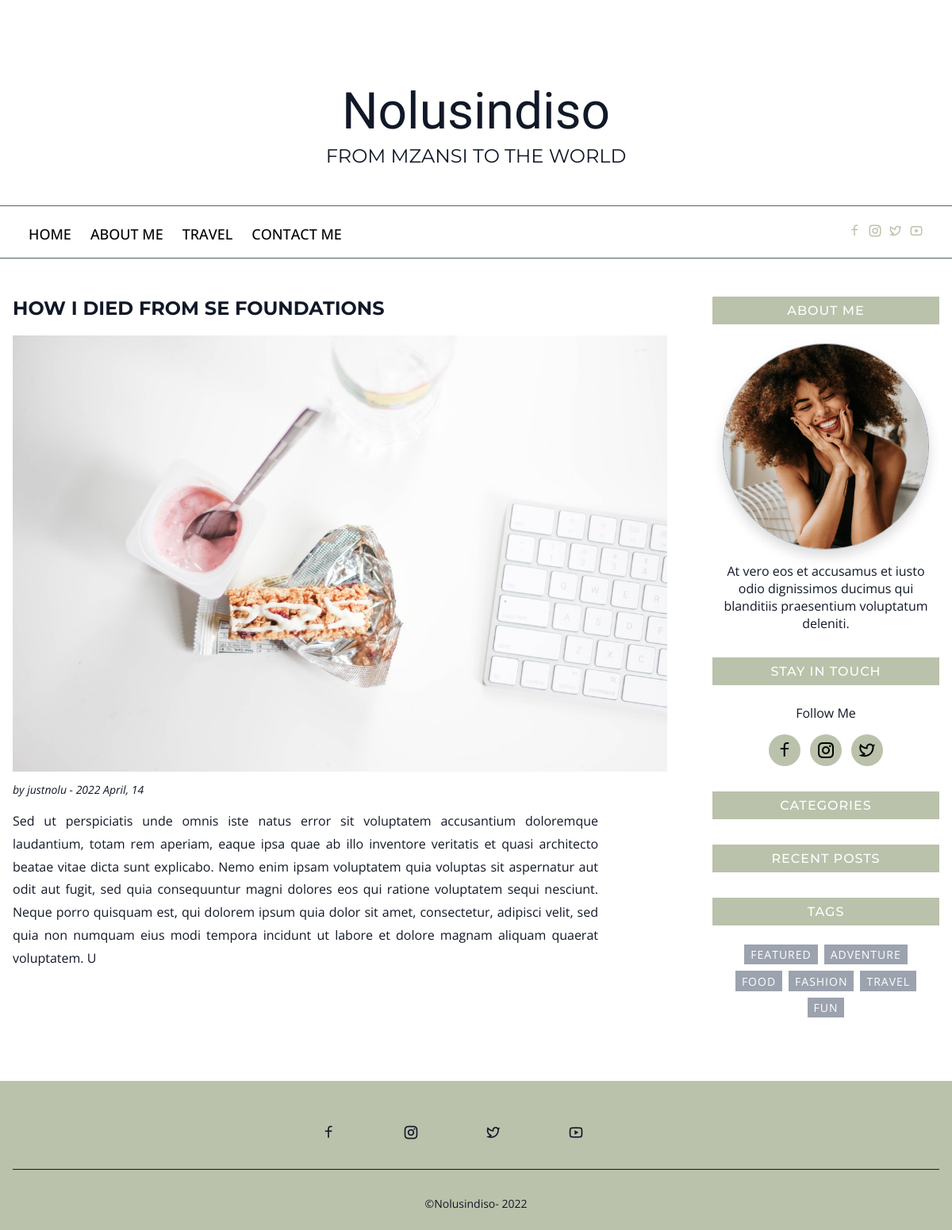
Page /post/1/how-i-died-from-se-foundations on the committed database.
### myblog/models.py (models this page shows, shortened)
class Post(db.Model):
    id = db.Column(db.Integer, primary_key=True, autoincrement=True)
    slug = db.Column(db.String(180), nullable=False)
    title = db.Column(db.String(180), nullable=False)
    body = db.Column(db.Text, nullable=False)
    comments = db.Column(db.Integer, default=0)
    views = db.Column(db.Integer, default=0)
    image=db.Column(db.String(120), default='image.jpg')
    user_id = db.Column(db.Integer, db.ForeignKey('user.id'), nullable=False)
    author = db.relationship('User',backref=db.backref('author', lazy=True))
    pub_date = db.Column(db.DateTime, nullable=False,default=datetime.utcnow)

class User(db.Model,UserMixin):
    id = db.Column(db.Integer, primary_key=True, autoincrement=True)
    name = db.Column(db.String(80), unique=False, nullable=False)
    username = db.Column(db.String(80), unique=True, nullable=False)
    email = db.Column(db.String(120), unique=True, nullable=False)
    password = db.Column(db.String(150))

### myblog/routes.py (the view)
@app.route ('/post/<int:post_id>/<string:slug>', methods=['POST', 'GET'])
def post(post_id, slug):
    post = Post.query.get_or_404 (post_id)
    return render_template('Post.html', post=post)

### myblog/templates/Post.html (shortened to what this page needs)
{% extends 'base.html' %}
{% block content %}
    <main class="main container">
      <div class="main-grid">
        <div>
            <article class="blog-item">
              <div class="img-wrapper">
                <h1 id="post-title">{{post.title}}</h1>
               <img src="{{url_for('static', filename='/assets/images/'+post.image)}}" style="height:550px;"
               class="_AboutMe">
               <div class="meta"><p>by {{ post.author.name }} - {{ post.pub_date.strftime ('%Y %B, %d')}}</p></div>
                <p class="excerpt">
                  {{post.body}}
                </p>
              </div>
            </article>
        </div>
   <aside>
    <div class="sidebar">
      <div class="widget widget-profile">
        <h3 class="title">About Me</h3>
        <div class="widget__body">
          <img
            src="{{url_for('static', filename='/assets/images/pexels-guilherme-almeida-1858175.jpg')}}"
            alt="profile photo"
            class="profile-photo"
          />
          <p>
            At vero eos et accusamus et iusto odio dignissimos ducimus qui
            blanditiis praesentium voluptatum deleniti.
          </p>
        </div>
      </div>
      <div class="widget widget-social">
        <h3 class="title">Stay in touch</h3>
        <div class="widget__body">
          <p class="text">
            Follow Me
          </p>
          <a href="https://www.facebook.com/melanatedbutterfly" class="icon-btn">
            <i class="ri-facebook-line"></i>
          </a>
          <a href="https://www.instagram.com/justnolu/" class="icon-btn">
            <i class="ri-instagram-line"></i>
          </a>
          <a href="https://twitter.com/nolu_hleko" class="icon-btn">
            <i class="ri-twitter-line"></i>
          </a>
        </div>
      </div>
      <div class="widget widget-categories">
        <h3 class="title">categories</h3>
      </div>
      <div class="widget widget-recent-posts">
        <h3 class="title">recent posts</h3>
      </div>
      <div class="widget widget-tags">
        <h3 class="title">tags</h3>
        <div class="widget__body">
          <div class="widget-tags__wrapper">
            <span class="tag"><a href="#">featured</a></span>
            <span class="tag"><a href="#">adventure</a></span>
            <span class="tag"><a href="#">food</a></span>
            <span class="tag"><a href="#">fashion</a></span>
            <span class="tag"><a href="#">travel</a></span>
            <span class="tag"><a href="#">fun</a></span>
          </div>
        </div>
      </div>
    </div>
  </aside>
  </div>
  </main>
 {% endblock content %}

### myblog/static/assets/css/styles.css (style rules this page uses)
:root { --clr-primary:#bac2ab; --clr-primary-dark:#4d6753; --clr-grey-900: #111827; --clr-grey-400:#9ca3af ; --clr-grey-200: #e5e7eb; --box-shadow-md: 0 0.5rem 1rem rgba(0, 0, 0, 0.15); --sp-xs: 0.25rem; --sp-sm: 0.5rem; --sp-md: 1rem; --sp-lg: 1.5rem; --sp-xl: 2rem; --sp-2xl: 3rem; --sp-3xl: 4rem; --nav-bar-height: 55px; --border-radius: 5px; --font-family-great: "Parisienne", cursive; --font-family: "Open Sans", sans-serif; --font-family-header:"Montserrat",sans-serif; --fs-xxl: 4rem; --fs-xl: 2rem; --fs-lg: 1.5rem; --fs-md: 1.125rem; --fs-sm: 1rem; --fs-xs: 0.875rem; --fw-reg: 400; --fw-md: 500; --fw-bold: 700; }
html { scroll-behavior: smooth; }
h1, h2, h3, h4, h5 { color: var(--clr-grey-900); font-family: var(--font-family-header); }
a { text-decoration: none; }
img { max-width: 100%; height: auto; }
body { margin: var(--nav-bar-height) 0 0 0; font-family: var(--font-family); font-size: var(--fs-sm); font-weight: var(--fw-reg); color: var(--clr-grey-900); }
.container { padding: 0 var(--sp-md); margin-right: auto; margin-left: auto; max-width: 1280px; }
a.icon-btn { display: inline-block; background-color: var(--clr-primary); color: black; font-size: 24px; width: 40px; height: 40px; text-align: center; line-height: 40px; border-radius: 50%; -webkit-transition: all 0.3s ease; transition: all 0.3s ease; }
.tag { padding: 0.2rem 0.5rem; background-color: var(--clr-grey-400); font-size: var(--fs-xs); text-transform: uppercase; letter-spacing: 1px; }
.tag a { color: white; }
.widget { margin-bottom: var(--sp-xl); }
.widget h3.title { background-color: var(--clr-primary); color: white; font-size: var(--fs-sm); font-weight: var(--fw-md); text-transform: uppercase; letter-spacing: 1px; padding: var(--sp-sm); text-align: center; margin-bottom: var(--sp-lg); }
.widget__body { padding: 0 var(--sp-sm); }
.main-grid { display: -ms-grid; display: grid; -ms-grid-columns: 1fr; grid-template-columns: 1fr; -webkit-box-pack: center; -ms-flex-pack: center; justify-content: center; gap: var(--sp-lg); }
@media screen and (min-width: 1024px) { .main-grid { -ms-grid-columns: 9fr 3fr; grid-template-columns: 9fr 3fr; } }
.blog-item .meta { margin-top: var(--sp-sm); font-style: italic; font-size: var(--fs-xs); color: var(--clr-grey-500); }
.blog-item .excerpt { margin: var(--sp-md) 0; font-family: 'open sans', sans-serif; font-size: var(--fs-sm); line-height: 1.8; text-align: justify; margin-right: 120px; }
.blog-item #post-title { text-transform: uppercase; padding-bottom: 20px; }
.sidebar { position: -webkit-sticky; position: sticky; top: calc(var(--nav-bar-height) + 1rem); }
.widget-profile { text-align: center; }
.widget-profile .profile-photo { display: block; border-radius: 50%; max-width: 260px; max-height: 260px; margin: 0 auto; border: 1px solid var(--clr-grey-400); -webkit-box-shadow: var(--box-shadow-md); box-shadow: var(--box-shadow-md); margin-bottom: var(--sp-md); }
.widget-social { text-align: center; }
.widget-social .text { margin-bottom: var(--sp-md); }
.widget-social .icon-btn:not(:last-child) { margin-right: var(--sp-sm); }
.widget-tags__wrapper { display: -webkit-box; display: -ms-flexbox; display: flex; -ms-flex-wrap: wrap; flex-wrap: wrap; -webkit-box-align: center; -ms-flex-align: center; align-items: center; -webkit-box-pack: center; -ms-flex-pack: center; justify-content: center; gap: var(--sp-sm); }

### rows in the picture
Post: title "HOW I DIED FROM SE FOUNDATIONS", image (picture), pub_date "2022 April, 14", body "Sed ut perspiciatis unde omnis iste natus error sit voluptatem accusantium doloremque laudantium, totam rem aperiam, eaque ipsa quae ab illo inventore veritatis et quasi architecto beatae vitae dicta sunt explicabo. Nemo enim ipsam voluptatem quia voluptas sit aspernatur aut odit aut fugit, sed quia consequuntur magni dolores eos qui ratione voluptatem sequi nesciunt. Neque porro quisquam est, qui dolorem ipsum quia dolor sit amet, consectetur, adipisci velit, sed quia non numquam eius modi tempora incidunt ut labore et dolore magnam aliquam quaerat voluptatem. U"
User: author.name "justnolu"
